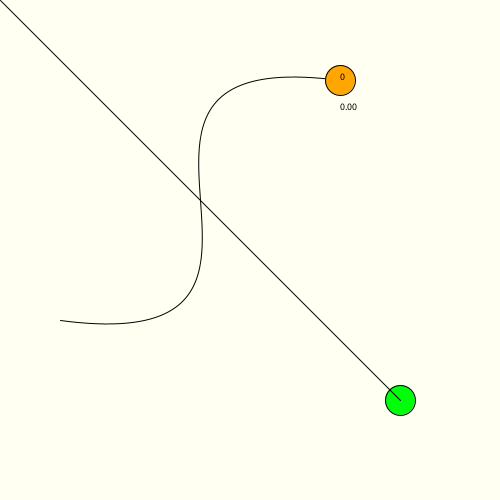
Frame 1 (no input)
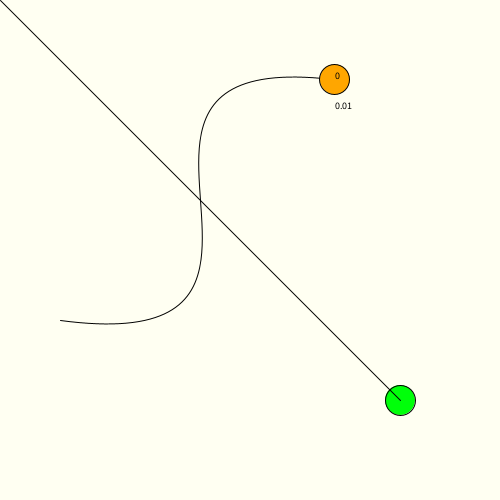
Frame 60 (the mouse pressed at the canvas centre just before this capture)
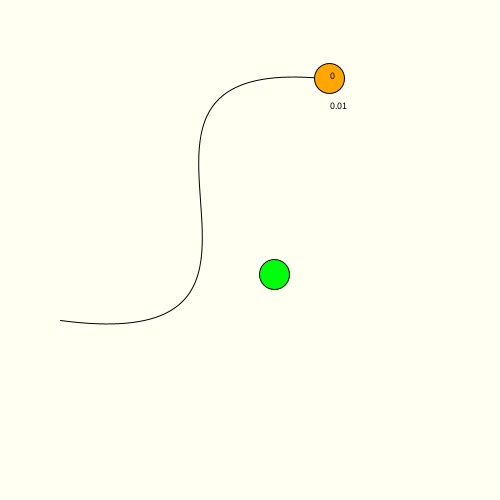
Frame 120 (the mouse held since frame 60 and released just before this capture)

The Processing sketch that drew these frames (run headless with seeded random() and noise(); from frame 60 on, the mouse is pressed at the canvas centre):

// Processing sketch: week18_12_zuma_bezier_curve_shooting_ballX_ballY_ballVX_ballVY_
// ── week18_12_zuma_bezier_curve_shooting_ballX_ballY_ballVX_ballVY_.pde
// week18_12_zuma_bezier_curve_shooting_ballX_ballY_ballVX_ballVY_testAndStick
ArrayList<Float> T = new ArrayList<Float>(); //FloatList T = new FloatList();
ArrayList<Integer> C = new ArrayList<Integer>(); //IntList C = new IntList();
ArrayList<Integer> animT = new ArrayList<Integer>(); // 定時炸彈
color [] cc = {#FF0000, #FFA600, #FEFF00, #00FF0A, #0028FF}; // 5種色彩的寶石
int mouseC;
float mouseT;
int CN = 5; // color number
void setup(){
  size(500,500);
  mouseC = int(random(CN));
  T.add(new Float(0)); //T.append(0);  // T[i] 的球，會對應 C[i] 的色彩
  C.add(new Integer(int(random(CN))) );//C.append( int(random(5)) ); // 挑1個色彩
  animT.add(new Integer(0)); // 定時炸彈
}
PVector p0 = new PVector(340, 80);
PVector p1 = new PVector(40, 40);
PVector p2 = new PVector(360, 360);
PVector p3 = new PVector(60, 320);
float ballX = 400, ballY = 400, ballVX = 0, ballVY = 0; // week18_12
boolean shooting = false; // week18_12
PVector mp = new PVector(); // week18_12
void draw(){
  background(#FFFFF2);
  noFill();
  bezier(340, 80, 40, 40, 360, 360, 60, 320);
  
  fill( cc[mouseC] );
  ellipse(ballX, ballY, 30, 30); //ellipse(mouseX, mouseY, 30, 30); // week18_12
  if(shooting==false) line(mouseX, mouseY, ballX, ballY); // week18_12
  else{ // week18_12  // shooting
    ballX += ballVX; // 如果 shooting 就更新球的位置
    ballY += ballVY;
    if(ballX<0 || ballY <0 || ballX>500 || ballY>500){ // 飛超過範圍
      shooting = false; // 還原
      ballX = 400;
      ballY = 400;
    }
    mouseT = myNearestBezierT(ballX, ballY, p0, p1, p2, p3);
    mp = myBezier(mouseT, p0, p1, p2, p3);
    //if(dist(ballX, ballY, mp.x, mp.y) < 30){ // week18_12
    //  ellipse(mp.x, mp.y, 30, 30);
    //}
  }
  
  for(int i=0; i<T.size(); i++){ //for(Float t : T){
    PVector p = myBezier(T.get(i), p0, p1, p2, p3);
    fill( cc[C.get(i)] );
    ellipse(p.x, p.y, 30, 30);
    fill(0);
    textSize(10);
    text(""+i, p.x, p.y);
    String t = nf(T.get(i),0,2);
    text(t, p.x, p.y+30);
    
    if(shooting){ // week18_12
      float d2 = dist(ballX, ballY, p.x, p.y);
      float d = dist(mp.x, mp.y, p.x, p.y);
      if(mouseT>T.get(i) && d>0 && d<30 && d2<30){
        insertI = i;
        testAndStick();
      }
    }
    if(animT.get(i)>0){ // 正的,代表有炸彈 if(animT[i]>0)
      animT.set(i, animT.get(i)-1); // animT[i] = animT[i] - 1倒數計時 定時炸彈
      if(animT.get(i)==0) { // 倒數到變成0時, 就炸掉 if(animT[i]==0)
        T.remove(i); // 消掉
        C.remove(i); // 消掉
        animT.remove(i); // 消掉
      }
    }
  }
  if(T.size()>0){
    int lastI = T.size()-1; // 整數，第i個 是最後一個 index i T[i]
    float lastT = T.get(lastI); // T[0] T[1] T[i]
    T.set(lastI, lastT+0.0001); //把最後加入的點，加大一些些 T[i] = T[i] + 0.0001
    if(lastT >= myNextT(0, p0, p1, p2, p3, 30)) {
      T.add(new Float(0)); //T.append(0);  // T[i] 的球，會對應 C[i] 的色彩 //空間夠多，就再塞一個0在最後
      C.add(new Integer(int(random(CN))) );//C.append( int(random(5)) ); // 挑1個色彩
      animT.add(new Integer(0));  // 定時炸彈
    }
    myMoveAll_T_Slowly();
  }else{
    T.add(new Float(0)); //T.append(0);  // T[i] 的球，會對應 C[i] 的色彩 //空間夠多，就再塞一個0在最後
    C.add(new Integer(int(random(CN))) );//C.append( int(random(5)) ); // 挑1個色彩
    animT.add(new Integer(0)); // 定時炸彈
  }
}
int insertI = -1;
void mousePressed(){
  if(shooting==false){ // week18_12
    PVector v = new PVector(mouseX - ballX, mouseY - ballY);
    v.normalize();
    ballVX = v.x * 3;
    ballVY = v.y * 3;
    shooting = true; // week18_12
  }
  // testAndStick() 把黏起來的程式，移到外面
}
void testAndStick(){ // week18_12 抄自 mousePressed()裡的
  if(insertI != -1){
    T.add(insertI, mouseT);
    C.add(insertI, mouseC);
    animT.add(insertI, new Integer(0));  // 定時炸彈
    mouseC = int(random(CN));
    // combo remove
    int right = insertI, left = insertI;
    int nowC = C.get(insertI);
    for(int i=insertI; i<C.size(); i++){ // 往右看，有幾個和我相同
      if(nowC==int(C.get(i))) right = i; // 相同
      else break; // 不相同
    }
    for(int i=insertI; i>=0; i--){ // 往左看，有幾個和我相同
      if(nowC==int(C.get(i))) left = i; // 相同
      else break; // 不相同
    }
    println(left, right);
    if(right-left >= 2){ // 相同的夠多個，就全部消掉
      for(int k = left; k<=right; k++){
        animT.set(k, new Integer(60)); // 安放定時炸彈
      }
      //for(int k=0; k<=right-left; k++){ // 不馬上消掉
        //T.remove(left); // 消掉
        //C.remove(left); // 消掉
        //latter!!!
      //}
    }
    insertI = -1;
    ballX = 400; // week18_12
    ballY = 400; // week18_12
    shooting = false;
  }
}
void myMoveAll_T_Slowly(){
  for(int i=T.size()-1-1; i>=0; i--){
    float newT = myNextT(T.get(i+1), p0, p1, p2, p3, 30);
    T.set(i, newT);
  }  
}
float myNextT(float t0, PVector p0, PVector p1, PVector p2, PVector p3, float d){
  PVector prev = myBezier(t0, p0, p1, p2, p3);
  for(float f = t0; f<=1; f+=0.001){
    PVector p = myBezier(f, p0, p1, p2, p3);
    if(dist(p.x, p.y, prev.x, prev.y) >= d){
      return f;
    }
  }
  return 1;
}
float myNearestBezierT(float x0, float y0, PVector p0, PVector p1, PVector p2, PVector p3){
  float ans = 0, minD = Float.MAX_VALUE;
  for(float t=0; t<=1; t+=0.01){
    float t1 = 1 - t;
    float x = t1*t1*t1*p0.x + 3*t1*t1*t*p1.x + 3*t1*t*t*p2.x + t*t*t*p3.x;
    float y = t1*t1*t1*p0.y + 3*t1*t1*t*p1.y + 3*t1*t*t*p2.y + t*t*t*p3.y;
    float d = dist(x, y, x0, y0);
    if(d<minD){
      minD = d;
      ans = t;
    }
  }
  return ans;
}
PVector myBezier(float t, PVector p0, PVector p1, PVector p2, PVector p3){
  float t1 = 1 - t;
  float x = t1*t1*t1*p0.x + 3*t1*t1*t*p1.x + 3*t1*t*t*p2.x + t*t*t*p3.x;
  float y = t1*t1*t1*p0.y + 3*t1*t1*t*p1.y + 3*t1*t*t*p2.y + t*t*t*p3.y;
  return new PVector(x,y);
}
